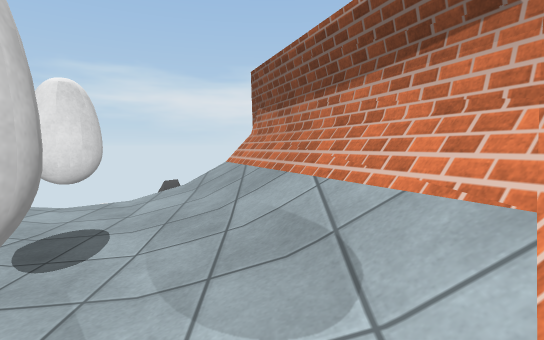
View 1 (above)

12 first-person views from a walk through a Unity game level. The camera is 1.2 m above the floor, tilts 4° down and sees 80° across. The floor is counted in squares, 1 m on a side. Each view is taken from the middle of a square. On the plan, view 1 faces up. The plan holds only what a view shows up to about 14 squares ahead; the rest is blank. The place goes on beyond the plan. The player character is not drawn. Some animated figures are left out. Some surface patterns are stand-ins.

View 2
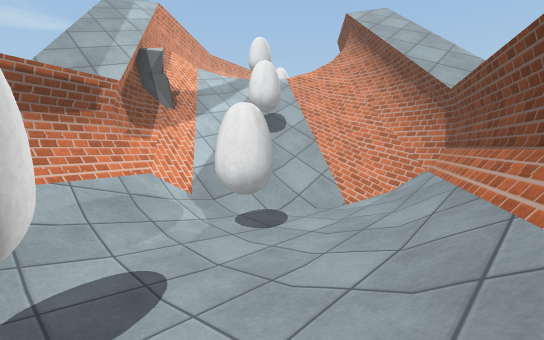

View 3
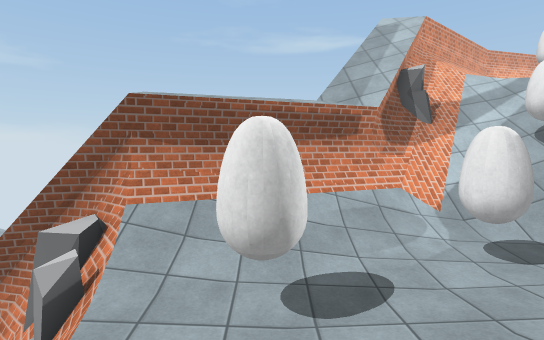

View 4
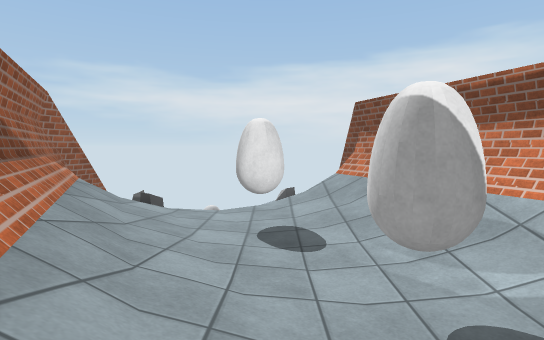

View 5
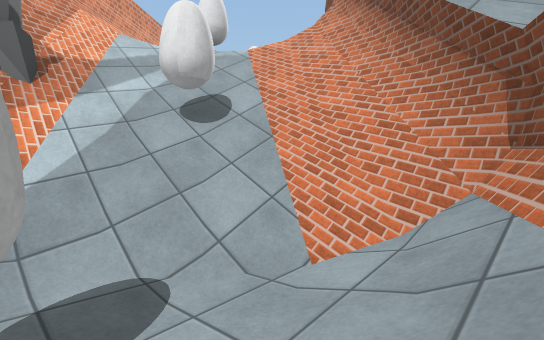

View 6
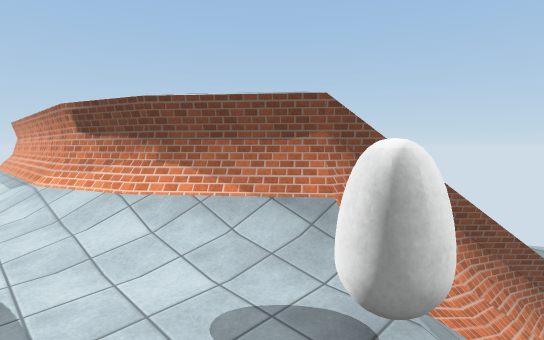

View 7
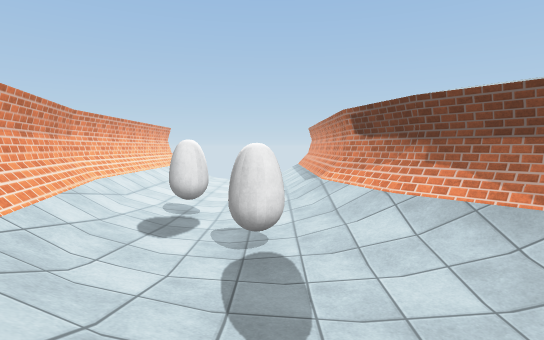

View 8
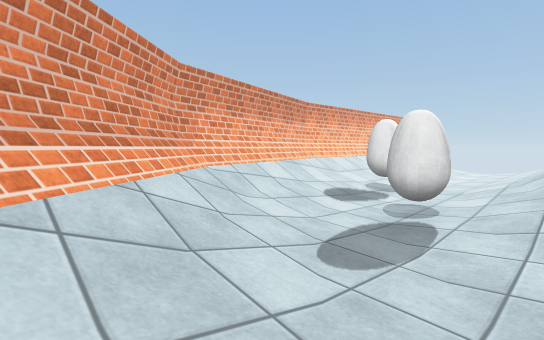

View 9
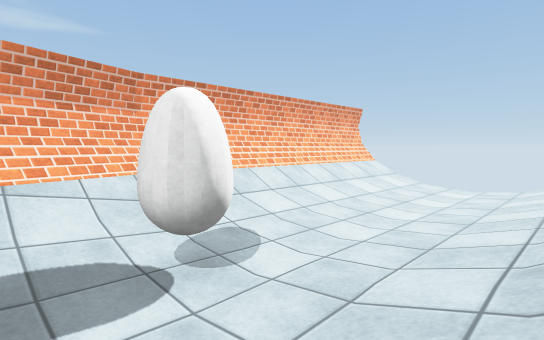

View 10
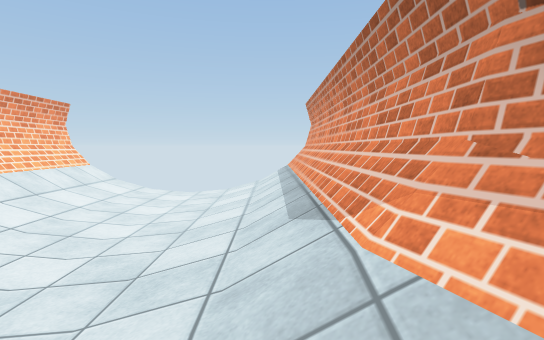

View 11
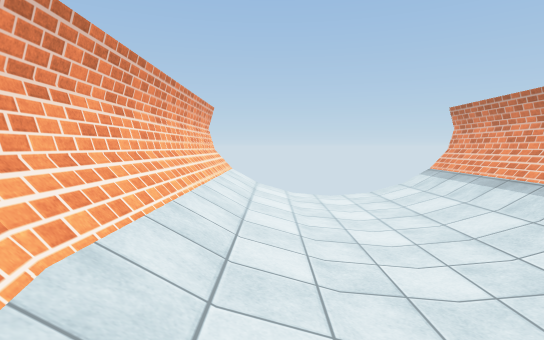

View 12
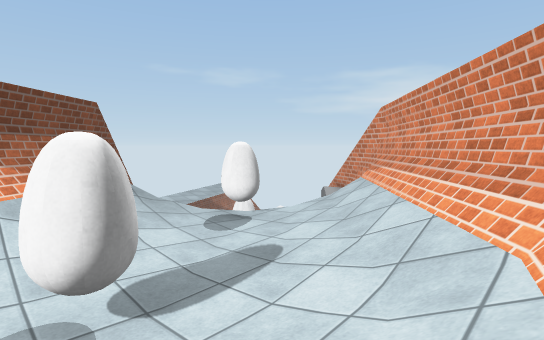

### Floor plan
Key: @ floor where view 1 was taken; # wall or solid block; . main floor; : floor 0.25 m higher than the main floor; - floor 2 m lower than the main floor; _ floor 3 m lower than the main floor; < floor 4.5 m lower than the main floor; ( floor 5 m lower than the main floor; / step, stairs or slope; = window, fence, low wall or low ledge; ^ raised ledge; v drop or lower ground; R rock; O other object.
Columns run from 9 left of view 1 to 14 right of it. Each row starts with its distance up from view 1.
 10         v=
  9        vv#
  8 ^     vv##
  7 ^v v(<</=#
  6 ##//<<<//##
  5  #//<<O</##
  4  ##//<<<//##
  3   #//<<<//##
  2   ##//<<</=##
  1    #//<OO//=###
  0    ##//<<@///R##
 -1     #//<</////=##
 -2     ##/////_////##
 -3      #/////-/////##
 -4      ##////////://##
 -5       ##=/////O.///##
 -6        ###////...//=##
 -7          ##=//:...//##
 -8           ###//...://##
 -9            ##=//...:/=#
-10             ##///O.://#
-11              ##//...//##
-12               #=/:..//##
-13               ##//.O:/=#
-14               ##/:...:/#
-15                #/:...:/#
-16                #/:...:/#
-17                #/:...:/#
-18                #/:...:/#
-19                #/:...:/#
-20                #/:...:/#
-21                #/:...:/#
-22                #/:...:/#
-23                #/:...:/#

Positions as (right, up) in squares from view 1, and headings:
1: (0, 0), facing up
2: (-6, 5), facing down-right
3: (-7, 5), facing right
4: (-3, -2), facing up
5: (-4, 1), facing down-right
6: (8, -4), facing down-left
7: (8, -4), facing down
8: (6, -4), facing down-right
9: (7, -11), facing down-right
10: (7, -12), facing down
11: (12, -12), facing down
12: (12, -11), facing up-left
